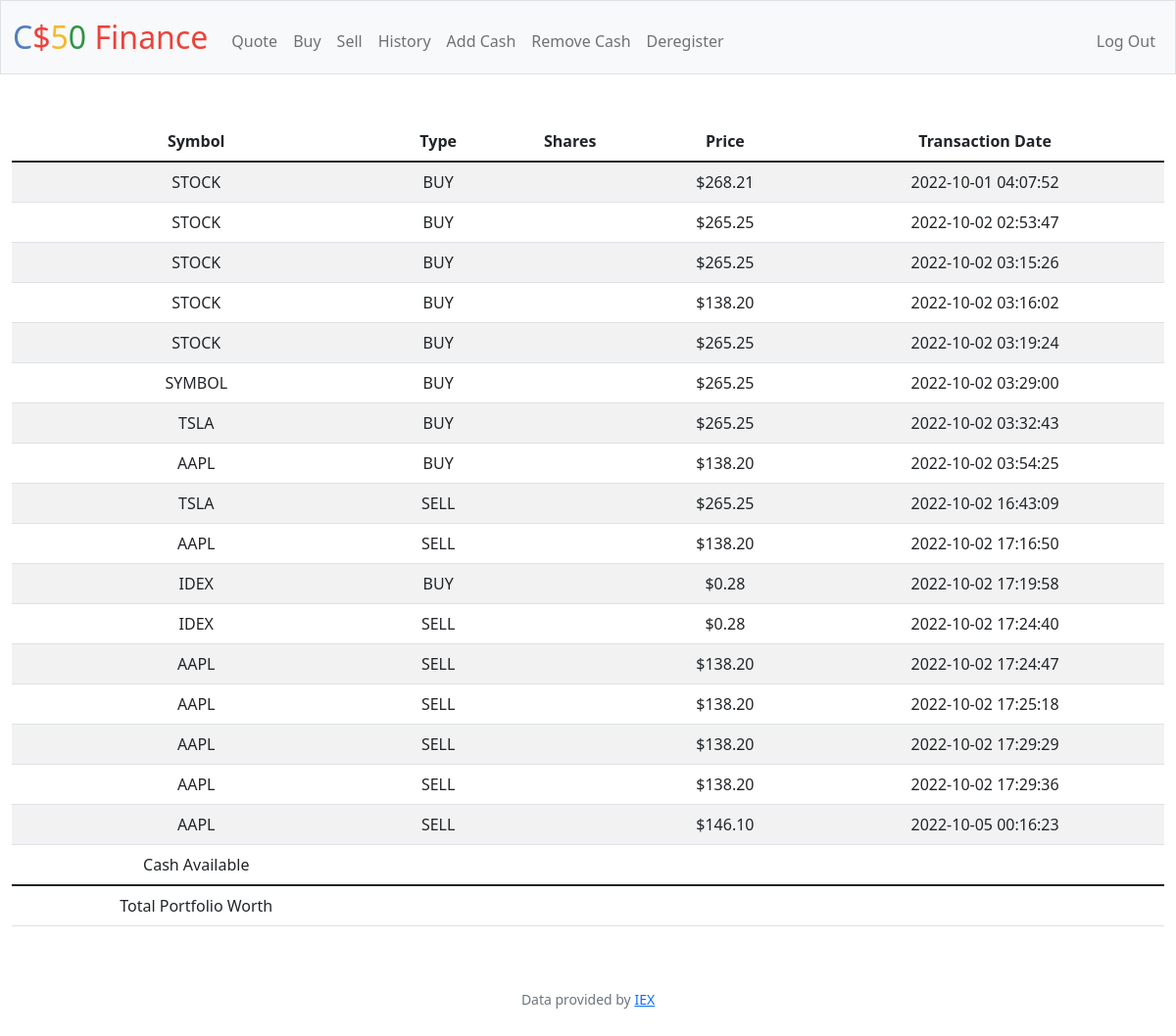
The app's page /history (signed in) with its own data.
### tables this page shows
CREATE TABLE transactions(
    id INTEGER PRIMARY KEY AUTOINCREMENT,
    user_id INTEGER NOT NULL,
    name TEXT NOT NULL,
    shares INTEGER NOT NULL,
    price NUMERIC NOT NULL,
    type TEXT NOT NULL,
    symbol TEXT NOT NULL,
    time TIMESTAMP DEFAULT CURRENT_TIMESTAMP,
    FOREIGN KEY(user_id) REFERENCES users(id)
    );

### app.py (the view)
@app.route("/history")
@login_required
def history():
    user_id = session["user_id"]
    transactions = db.execute("SELECT type,symbol,price,shares,time FROM transactions WHERE user_id =?",user_id)
    return render_template("history.html", transactions=transactions, usd = usd)

### app.py (called while the page is built)
@app.after_request
def after_request(response):
    response.headers["Cache-Control"] = "no-cache, no-store, must-revalidate"
    response.headers["Expires"] = 0
    response.headers["Pragma"] = "no-cache"
    return response

### helpers.py (called while the page is built)
def login_required(f):
    @wraps(f)
    def decorated_function(*args, **kwargs):
        if session.get("user_id") is None:
            return redirect("/login")
        return f(*args, **kwargs)
    return decorated_function

def usd(value):
    return f"${value:,.2f}"

### templates/history.html (shortened to what this page needs)
{% extends "layout.html" %}
{%block main%}
<table class ="table table-striped">
    <thead>
        <tr>
            <th> Symbol </th>
            <th> Type </th>
            <th> Shares </th>
            <th> Price </th>
            <th> Transaction Date </th>
        </tr>
        </thead>
        <tbody>
            {% for transaction in transactions %}
            <tr>
                <td> {{ transaction["symbol"].upper() }}</td>
                <td> {{ transaction["type"].upper() }} </td>
                <td> {{ transaction["totalshares"] }} </td>
                <td> {{ usd(transaction["price"]) }} </td>
                <td> {{ transaction["time"] }}</td>
            </tr>
            {% endfor %}
            <tr>
                <td> Cash Available </td>
                <td colspan = "3"> </td>
                <td> {{ cash }}</td>
            </tr>
        </tbody>
        <tfoot>
            <td> Total Portfolio Worth </td>
            <td colspan ="3"> </td>
            <td> {{ total_worth }}</td>
        </tfoot>
</table>
{%endblock%}

### templates/layout.html (shortened to what this page needs)
<!DOCTYPE html>
<html lang="en">
    <head>
        <link href="https://cdn.jsdelivr.net/npm/bootstrap@5.1.3/dist/css/bootstrap.min.css" rel="stylesheet">
        <link href="/static/styles.css" rel="stylesheet">
    </head>
    <body>
        <nav class="bg-light border navbar navbar-expand-md navbar-light">
            <div class="container-fluid">
                <a class="navbar-brand" href="/"><span class="blue">C</span><span class="red">$</span><span class="yellow">5</span><span class="green">0</span> <span class="red">Finance</span></a>
                <div class="collapse navbar-collapse" id="navbar">
                    {% if session["user_id"] %}
                        <ul class="navbar-nav me-auto mt-2">
                            <li class="nav-item"><a class="nav-link" href="/quote">Quote</a></li>
                            <li class="nav-item"><a class="nav-link" href="/buy">Buy</a></li>
                            <li class="nav-item"><a class="nav-link" href="/sell">Sell</a></li>
                            <li class="nav-item"><a class="nav-link" href="/history">History</a></li>
                            <li class ="nav-item"><a class ="nav-link" href="/add_cash">Add Cash</a></li>
                            <li class="nav-item"><a class ="nav-link" href="/remove_cash"> Remove Cash</a></li>
                            <li class="nav-item"><a class ="nav-link" href="/deregister"> Deregister</a></li>
                        </ul>
                        <ul class="navbar-nav ms-auto mt-2">
                            <li class="nav-item"><a class="nav-link" href="/logout">Log Out</a></li>
                        </ul>
                    {% else %}
                        <ul class="navbar-nav ms-auto mt-2">
                            <li class="nav-item"><a class="nav-link" href="/register">Register</a></li>
                            <li class="nav-item"><a class="nav-link" href="/login">Log In</a></li>
                        </ul>
                    {% endif %}
                </div>
            </div>
        </nav>
        <main class="container-fluid py-5 text-center">
            {% block main %}{% endblock %}
        </main>
        <footer class="mb-5 small text-center text-muted">
            Data provided by <a href="https://iexcloud.io/">IEX</a>
        </footer>
    </body>
</html>

### static/styles.css (style rules this page uses)
nav .navbar-brand { font-size: xx-large; }
nav .navbar-brand .blue { color: #537fbe; }
nav .navbar-brand .red { color: #ea433b; }
nav .navbar-brand .yellow { color: #f5b82e; }
nav .navbar-brand .green { color: #2e944b; }

### records on screen
transactions: price "$268.21"
transactions: price "$265.25"
transactions: price "$265.25"
transactions: price "$138.20"
transactions: price "$265.25"
transactions: price "$265.25"
transactions: price "$265.25"
transactions: price "$138.20"
transactions: price "$265.25"
transactions: price "$138.20"
transactions: price "$0.28"
transactions: price "$0.28"
transactions: price "$138.20"
transactions: price "$138.20"
transactions: price "$138.20"
transactions: price "$138.20"
transactions: price "$146.10"
